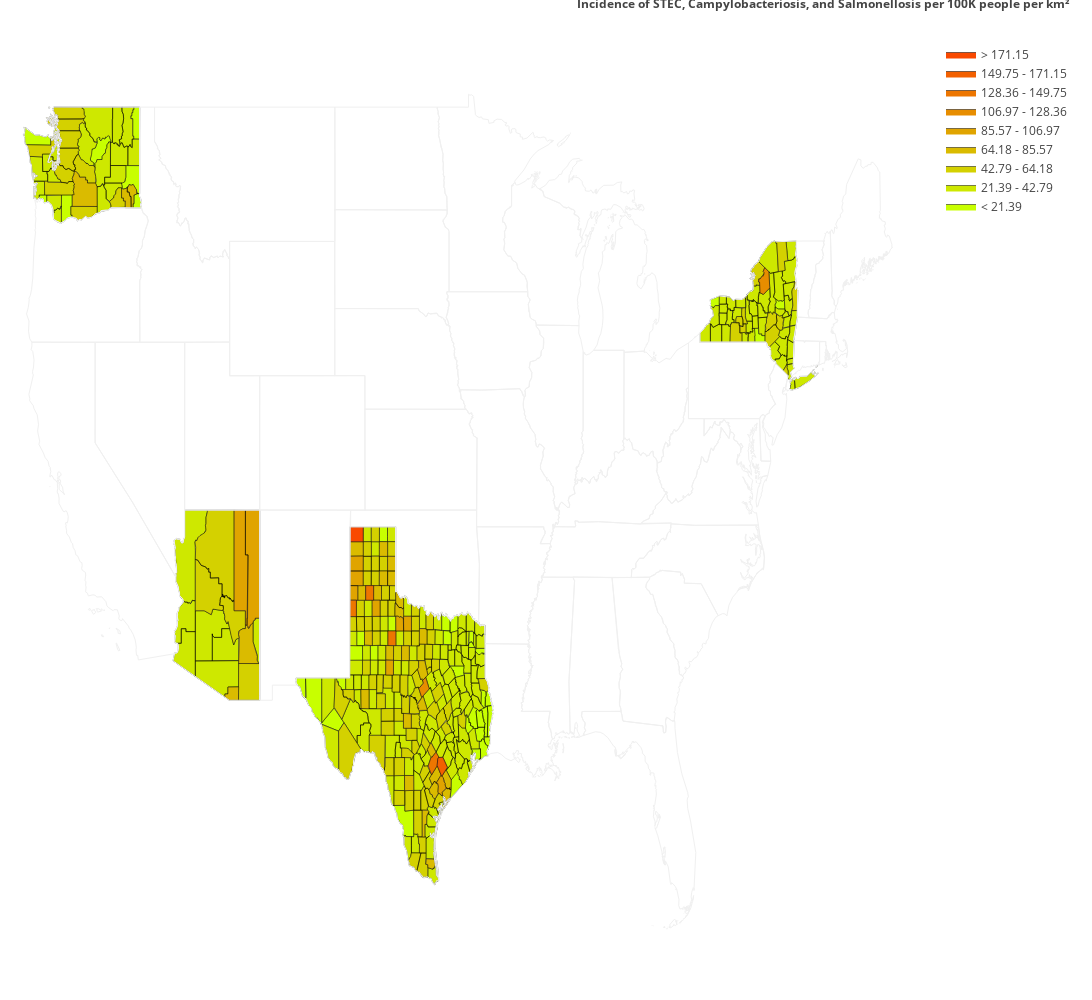

The notebook cell saved with this chart:
### Markdown cell above
![](Images/ag_plot.png)

### Code cell
animal_keys = cow_keys + pig_keys + chicken_keys + turkey_keys

def aggregate2(state_data, keys, agg_function):
    """
    agg_function should take in a fips number, as well as |keys| inputs
    (in the same order), and return a single value. Undefined inputs
    are replaced with 0.
    """
    fips = {x for key in keys for x in state_data[key].index}
    values = []
    for x in fips:
        args = [state_data[key]['AVG RATE'][x] if x in state_data[key]['AVG COUNT'].index else (state_data[key]['AVG COUNT']*state_data[key]['AVG COUNT']).sum() / state_data[key]['AVG COUNT'].sum() for key in keys]
        values.append(agg_function(x, *args))
    return fips, values

disease_keys = ['Campylobacteriosis', 'Salmonellosis', 'STEC']

fips = []
values = []
for state in disease_data_states:
    data = disease_data[state]
    agg_function = lambda x, y, z, w: (y + z + w)
    new_fips, new_values = aggregate2(data, disease_keys, agg_function)
    fips += new_fips
    values += new_values

endpts = list(np.mgrid[min(values):max(values):10j])
#endpts = list(np.mgrid[0:100:10j])

colorscale = valsToColors(endpts, [200,255,0], [255,50,0])
endpts.pop(0)
endpts.pop(-1)

fig = ff.create_choropleth(fips=fips, values=values, scope=['USA'],
                           binning_endpoints=endpts, colorscale=colorscale,
                           county_outline={'color': 'rgb(0,0,0)', 'width': 0.5},
                           legend_title='Incidence of STEC, Campylobacteriosis, and Salmonellosis per 100K people per km²')

fig.layout.template = None
fig.update_layout(width=2500, height=1000)
fig.show()
